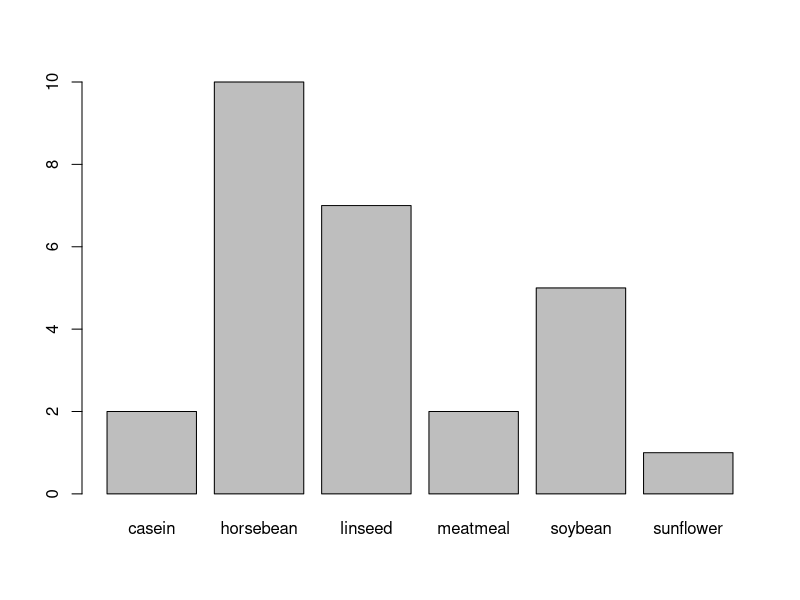

Write the R code that produced this figure. (Note: this script raises an error after producing the figure.)
# Question 1
#a.
chickwts[14,]

#b.
chickwts$weight[c(7,14,37)]

#c.
chickwtsCasein <- chickwts[chickwts$feed == "casein", ]
chickwtsCasein

#d. 
mean(chickwtsCasein$weight)

#e.
Feed = levels(chickwts$feed)
Feed

#f.
chick240 = subset(chickwts, chickwts$weight<240)
chick240

#g.
chick240Table = table(chick240$feed)
chick240Table
barplot(chick240Table)


#Question 2
#a.
nrow(cuckoos)

#b.
cuckoos$length[27]

#c.
cuckoos[40,]

#d.
cuckoosSpecies = levels(cuckoos$species)
cuckoosSpecies

#e.
cuckoos$m.pipitFactor = cuckoos$species
levels(cuckoos$m.pipitFactor) = c("other","meadow.pipit", rep("other",4))
levels(cuckoos$m.pipitFactor)
cuckoos$m.pipitFactor=="meadow.pipit"

#g.
cuckoosMPipit = subset(cuckoos, m.pipitFactor=="meadow.pipit")
cuckoosMPipit
cuckoosOther <- subset(cuckoos, m.pipitFactor=="other")
cuckoosOther

#h.
cuckoosLongLength = subset(cuckoos, length>23)
cuckoosLongLength
mean(cuckoosLongLength$breadth)

#Question 3
#a.
rain.df = read.table("rain.txt",header=FALSE,sep="")
rain.df

#b.
rain.df[2,4]

#c.
rainColumn = levels(rain.df)
rainColumn

#d.
rain.df[2,]

#e.
colnames(rain.df) = c("year","month","day1","day2","day3","day4","day5","day6","day7","day8","day9",
                    "day10","day11","day12","day13","day14","day15","day16","day17","day18","day19",
                    "day20","day21","day22","day23","day24","day25")
rain.df

#Question 4
#a.
temps <-
  c(-0.64, -0.56, -0.54, -0.65, -0.72, -0.76, -0.75, -0.77, -0.64, 
    -0.56, -0.81, -0.68, -0.71, -0.74, -0.75, -0.65, -0.59, -0.55, 
    -0.72, -0.6, -0.53, -0.59, -0.71, -0.79, -0.88, -0.72, -0.67, 
    -0.84, -0.87, -0.91, -0.86, -0.88, -0.79, -0.78, -0.6, -0.55, 
    -0.78, -0.84, -0.7, -0.66, -0.71, -0.65, -0.72, -0.68, -0.72, 
    -0.65, -0.54, -0.65, -0.65, -0.8, -0.59, -0.53, -0.61, -0.73, 
    -0.58, -0.64, -0.59, -0.47, -0.47, -0.47, -0.36, -0.32, -0.35, 
    -0.31, -0.19, -0.32, -0.48, -0.49, -0.53, -0.53, -0.62, -0.51, 
    -0.43, -0.36, -0.57, -0.59, -0.64, -0.4, -0.37, -0.41, -0.46, 
    -0.39, -0.41, -0.38, -0.64, -0.54, -0.49, -0.46, -0.51, -0.37, 
    -0.42, -0.53, -0.43, -0.29, -0.51, -0.46, -0.55, -0.26, -0.37, 
    -0.27, -0.17, -0.11, -0.31, -0.14, -0.29, -0.32, -0.25, -0.11, 
    -0.03, -0.15, 0, -0.01, -0.21, -0.2, -0.12, 0.02, -0.09, 0.04, 
    0.2, -0.02, -0.02, 0.11, 0.19, 0.18, 0.11, 0.25, 0.19, 0.22, 
    0.1, 0.2, 0.27, 0.16, 0.19, 0.21, 0.3, 0.43, 0.55)

#b.
temp.df = data.frame(TempDiff=temps,Year= c(1880:2016))
temp.df

#c.
temp.df$Period = ifelse(temp.df$Year<1939, "EARLY",ifelse(temp.df$Year>1980,"CURRENT","MIDDLE"))
temp.df

#d.
summary(temp.df)

#e.
tempPeriod = factor(temp.df$Period)
summary(tempPeriod)

#f.
temp.df[["TempAct"]] = (temp.df$TempDiff + 6)
temp.df

#g.
summary(temp.df)

#h.
var1 = with(temp.df, sample(temp.df$Year,6))
var1

 




